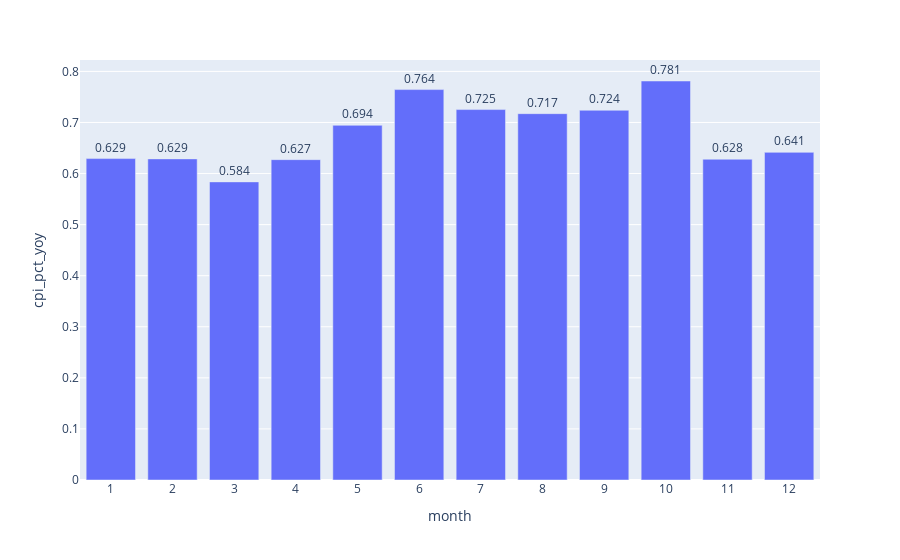
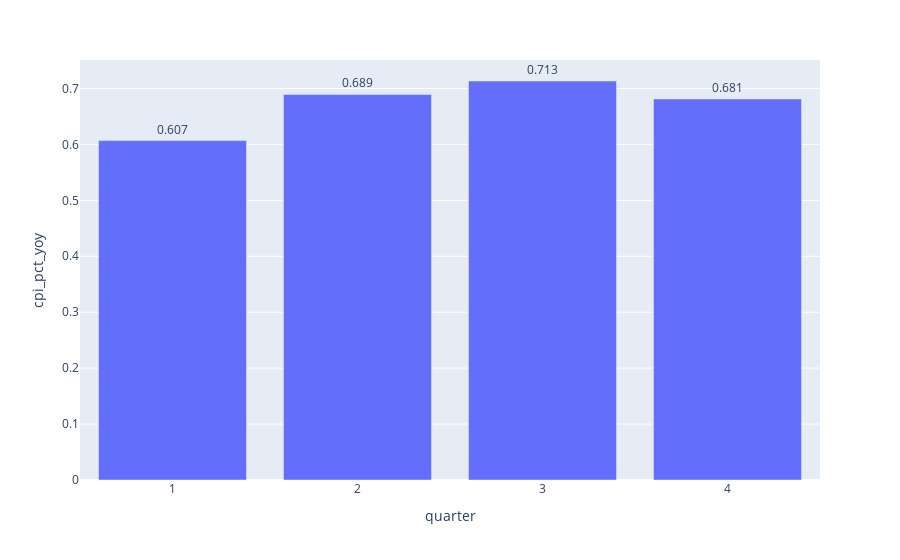

Notebook source saved alongside these figures, in order:
### Markdown cell above
Looking at the Core CPI change in an annualized basis, we can see that the earlier parts of the year showed more significant increases in Core CPI. While in the last few months, there are more outliers (below the lower whiskers) meaning that they showed little change from the previous year.<br> We can further explore the volatility of the change in Core CPI YoY.

### Code cell
fig = px.bar(
    data_frame=monthly_df.groupby(['month']).std().reset_index(),
    x="month",
    y="cpi_pct_yoy", text="cpi_pct_yoy"
).update_traces(texttemplate='%{text:0.3f}', textposition='outside').update_xaxes(nticks=13)
fig.show()

fig = px.bar(
    data_frame=monthly_df.groupby(['quarter']).std().reset_index(),
    x="quarter",
    y="cpi_pct_yoy", text="cpi_pct_yoy").update_traces(texttemplate='%{text:0.3f}', textposition='outside').update_xaxes(nticks=5)
fig.show()

### Figure 1 — Plotly figure (JSON) as saved in the notebook; plotly's stock layout.template omitted (floating-point values rounded to 4 significant figures)
{"data": [{"alignmentgroup": "True", "hovertemplate": "month=%{x}<br>cpi_pct_yoy=%{text}<extra></extra>", "legendgroup": "", "marker": {"color": "#636efa", "pattern": {"shape": ""}}, "name": "", "offsetgroup": "", "orientation": "v", "showlegend": false, "text": [0.6293, 0.6287, 0.5837, 0.6272, 0.6945, 0.7644, 0.7253, 0.7173, 0.7239, 0.7812, 0.628, 0.6415], "textposition": "outside", "x": [1, 2, 3, 4, 5, 6, 7, 8, 9, 10, 11, 12], "xaxis": "x", "y": [0.6293, 0.6287, 0.5837, 0.6272, 0.6945, 0.7644, 0.7253, 0.7173, 0.7239, 0.7812, 0.628, 0.6415], "yaxis": "y", "type": "bar", "texttemplate": "%{text:0.3f}"}], "layout": {"xaxis": {"anchor": "y", "domain": [0, 1], "title": {"text": "month"}, "nticks": 13}, "yaxis": {"anchor": "x", "domain": [0, 1], "title": {"text": "cpi_pct_yoy"}}, "legend": {"tracegroupgap": 0}, "margin": {"t": 60}, "barmode": "relative"}}

### Figure 2 — Plotly figure (JSON) as saved in the notebook; plotly's stock layout.template omitted (floating-point values rounded to 4 significant figures)
{"data": [{"alignmentgroup": "True", "hovertemplate": "quarter=%{x}<br>cpi_pct_yoy=%{text}<extra></extra>", "legendgroup": "", "marker": {"color": "#636efa", "pattern": {"shape": ""}}, "name": "", "offsetgroup": "", "orientation": "v", "showlegend": false, "text": [0.6068, 0.6893, 0.7134, 0.6813], "textposition": "outside", "x": [1, 2, 3, 4], "xaxis": "x", "y": [0.6068, 0.6893, 0.7134, 0.6813], "yaxis": "y", "type": "bar", "texttemplate": "%{text:0.3f}"}], "layout": {"xaxis": {"anchor": "y", "domain": [0, 1], "title": {"text": "quarter"}, "nticks": 5}, "yaxis": {"anchor": "x", "domain": [0, 1], "title": {"text": "cpi_pct_yoy"}}, "legend": {"tracegroupgap": 0}, "margin": {"t": 60}, "barmode": "relative"}}
